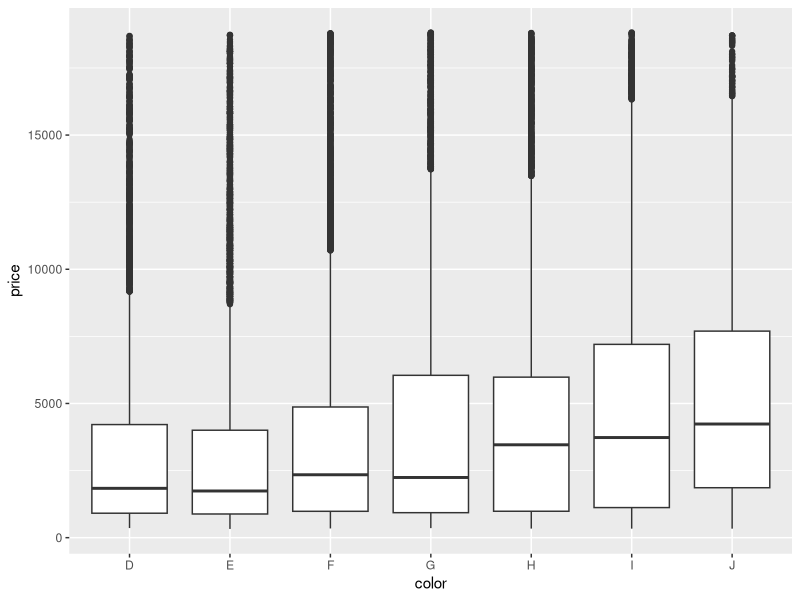

The R source for this figure:
## ---- chunk 1
knitr::opts_chunk$set(echo = TRUE)
## ---- chunk 2
library(ggplot2)
summary(diamonds)
Sys.Date()
Sys.time()
## ---- chunk 3
ggplot(diamonds, aes(color, price)) + geom_boxplot()
